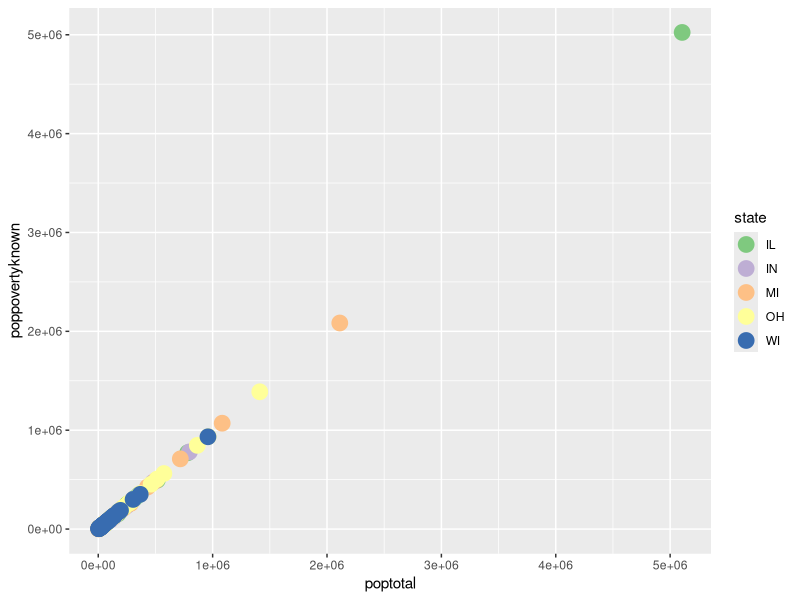

Write the R code that produced this figure.
# ggplot2 comes default
library(ggplot2)

# install RColorBrewer
library(RColorBrewer)

# load midwest data
data("midwest")

# Scatter plot of total population versus known poverty population
ggplot(midwest, aes(x = poptotal, y = poppovertyknown, color = state)) + geom_point(size=5) + scale_color_brewer(palette = 'Accent')


# ?mean - this opens help file
# getwd()
# View(diamonds)

diamondsSubset <- diamonds[diamonds$color=="E", ]
head(diamondsSubset, 2)
dim(diamondsSubset)
